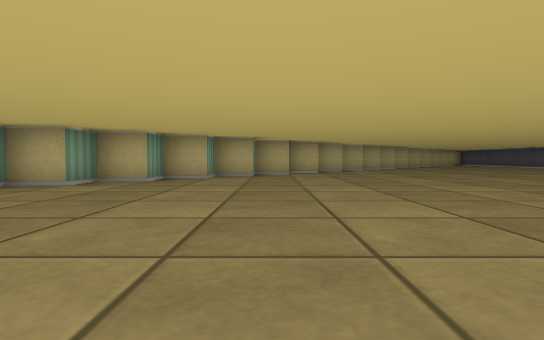
[1] (above)

19 first-person views from a walk through a cub3D maze. The camera is about half as high as the walls, tilts 2° down and sees 80° across. The floor is counted in squares. Each view is taken from the middle of a square. On the plan, view 1 faces up. The plan holds only what a view shows up to about 9 squares ahead; the rest is blank.

[2]
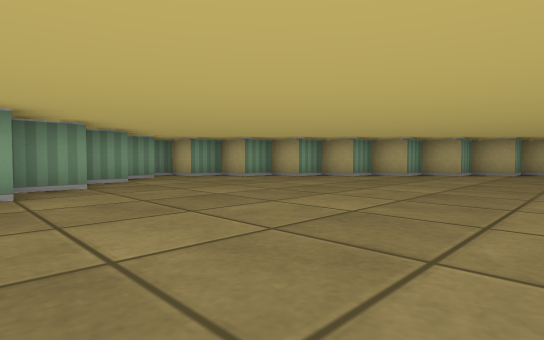

[3]
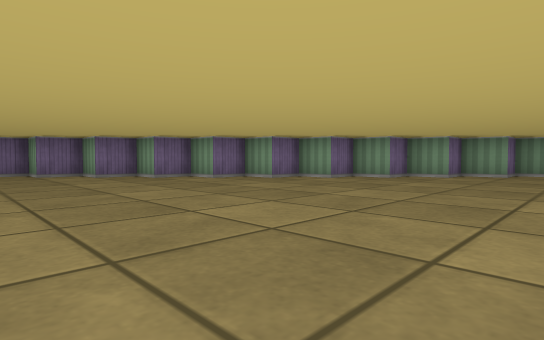

[4]
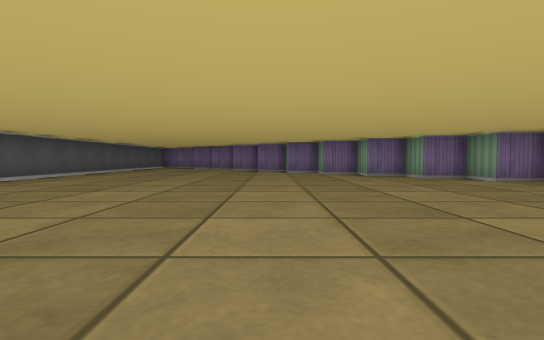

[5]
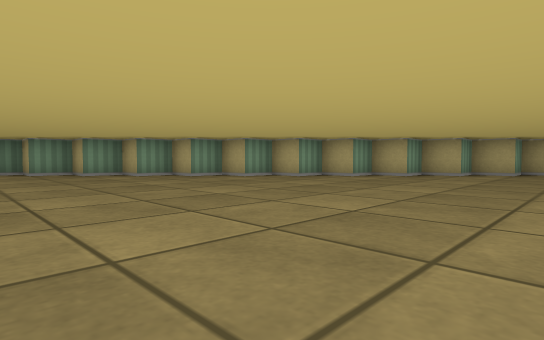

[6]
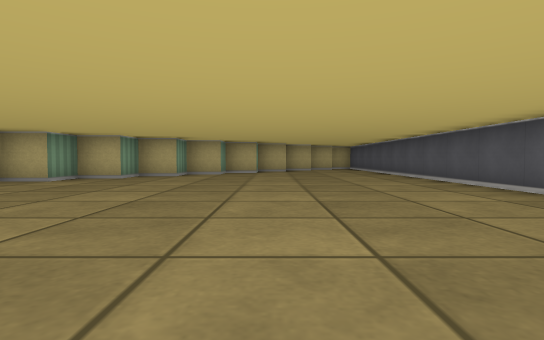

[7]
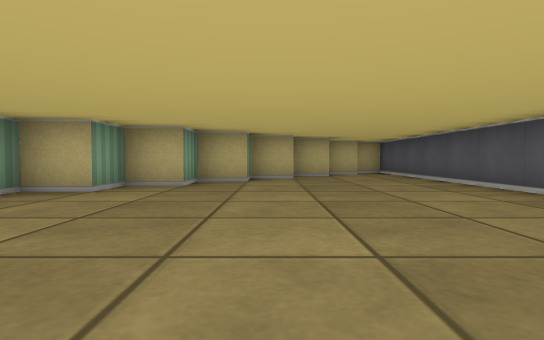

[8]
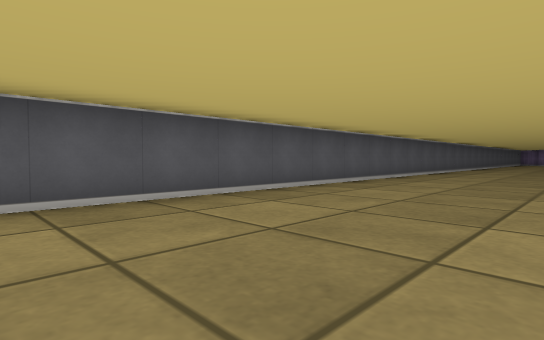

[9]
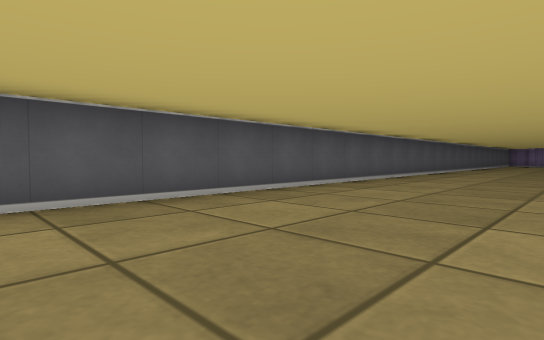

[10]
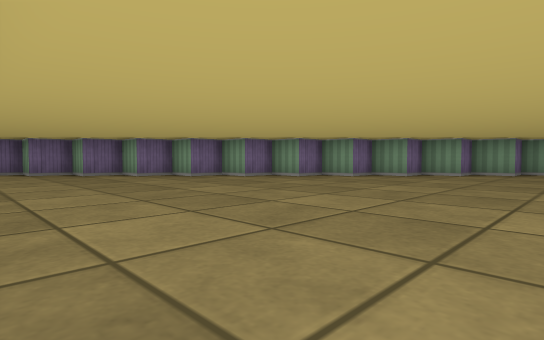

[11]
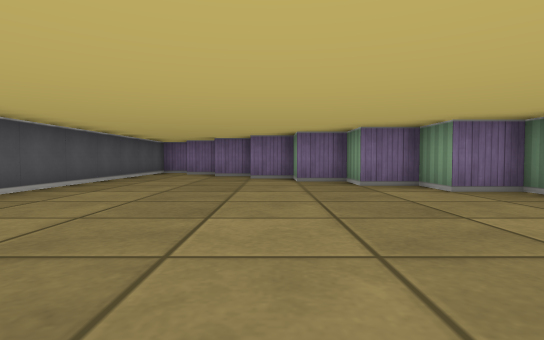

[12]
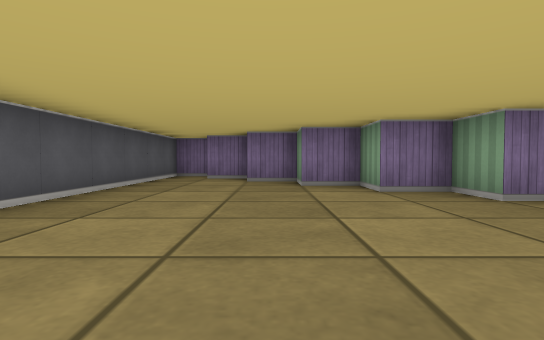

[13]
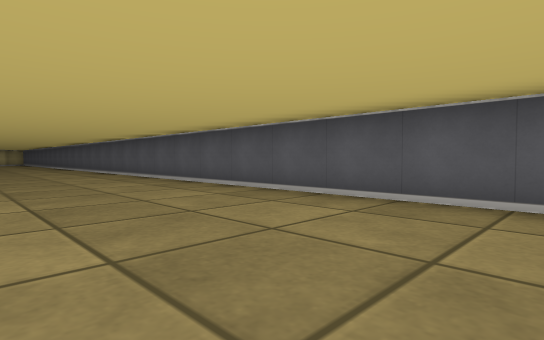

[14]
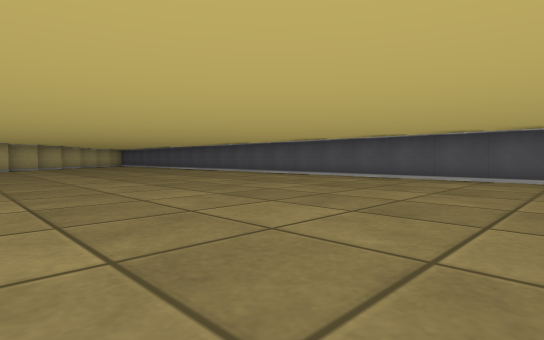

[15]
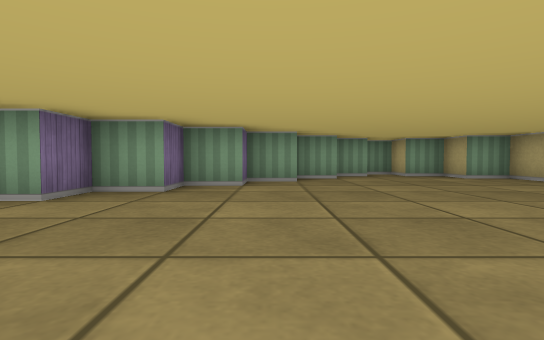

[16]
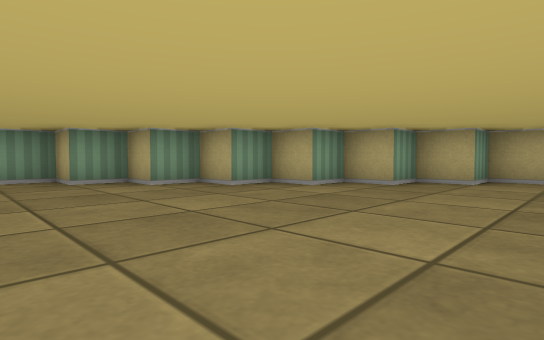

[17]
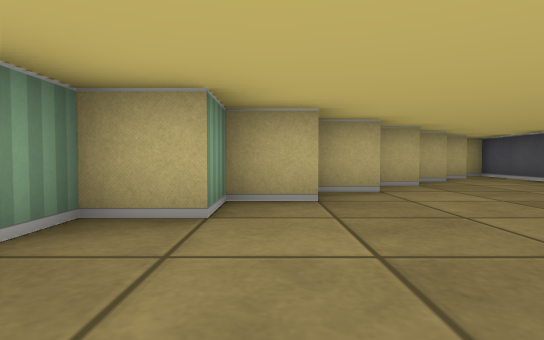

[18]
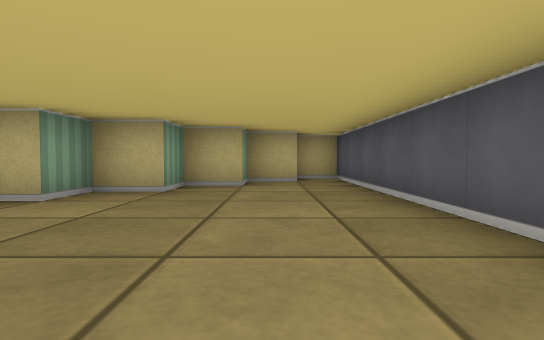

[19]
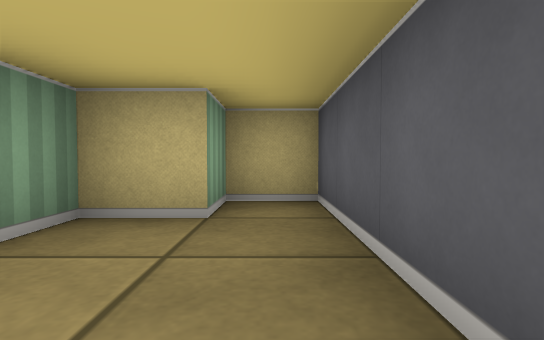

### Floor plan
Points are (right, up) in squares from view 1. A wall is a line through its corners. A room is listed if a view was taken in it or the views show most of it. See-through windows are left out.
Room 1 (views 1, 2, 3, 4, 5, 6, 7, 8, 9, 10, 11, 12, 13, 14, 15, 16, 17, 18, 19)
walls: (-3.5, 2.5) (-3.5, 1.5) (-2.5, 1.5) (-2.5, 0.5) (-1.5, 0.5) (-1.5, -0.5) (-0.5, -0.5) (-0.5, -1.5) (0.5, -1.5) (0.5, -2.5) (1.5, -2.5) (1.5, -3.5) (2.5, -3.5) (2.5, -4.5) (3.5, -4.5) (3.5, -5.5) (4.5, -5.5) (4.5, -6.5) (5.5, -6.5) (5.5, -7.5) (6.5, -7.5) (6.5, -8.5) (7.5, -8.5) (7.5, -9.5) (8.5, -9.5) (8.5, -10.5) (9.5, -10.5) (9.5, -11.5) (10.5, -11.5) (10.5, -12.5) (11.5, -12.5); (-4.5, 3.6) (-4.5, 2.6); (11.6, -13.5) (12.5, -13.5) (12.5, 21.5) (11.5, 21.5) (11.5, 20.5) (10.5, 20.5) (10.5, 19.5) (9.5, 19.5) (9.5, 18.5) (8.5, 18.5) (8.5, 17.5) (7.5, 17.5) (7.5, 16.5) (6.5, 16.5) (6.5, 15.5) (5.5, 15.5) (5.5, 14.5) (4.5, 14.5) (4.5, 13.5) (3.5, 13.5) (3.5, 12.5) (2.5, 12.5) (2.5, 11.5) (1.5, 11.5) (1.5, 10.5) (0.5, 10.5) (0.5, 9.5) (-0.5, 9.5) (-0.5, 8.5) (-1.5, 8.5) (-1.5, 7.5) (-2.5, 7.5) (-2.5, 6.5) (-3.5, 6.5) (-3.5, 5.5) (-4.5, 5.5) (-4.5, 4.5) (-5.2, 4.5)

Where each view was taken, in squares from view 1:
view 1: 0 up, 0 right, facing up
view 2: 0 up, 3 right, facing up-left
view 3: 3 up, 7 right, facing down-left
view 4: 3 up, 7 right, facing down
view 5: 6 up, 9 right, facing up-left
view 6: 7 up, 9 right, facing up
view 7: 11 up, 9 right, facing up
view 8: 13 up, 9 right, facing down-right
view 9: 9 up, 9 right, facing down-right
view 10: 1 down, 12 right, facing down-left
view 11: 3 down, 9 right, facing down
view 12: 5 down, 10 right, facing down
view 13: 5 down, 9 right, facing up-right
view 14: 1 up, 5 right, facing up-right
view 15: 1 up, 4 right, facing left
view 16: 5 up, 4 right, facing up-left
view 17: 13 up, 7 right, facing up
view 18: 14 up, 11 right, facing up
view 19: 18 up, 12 right, facing up
